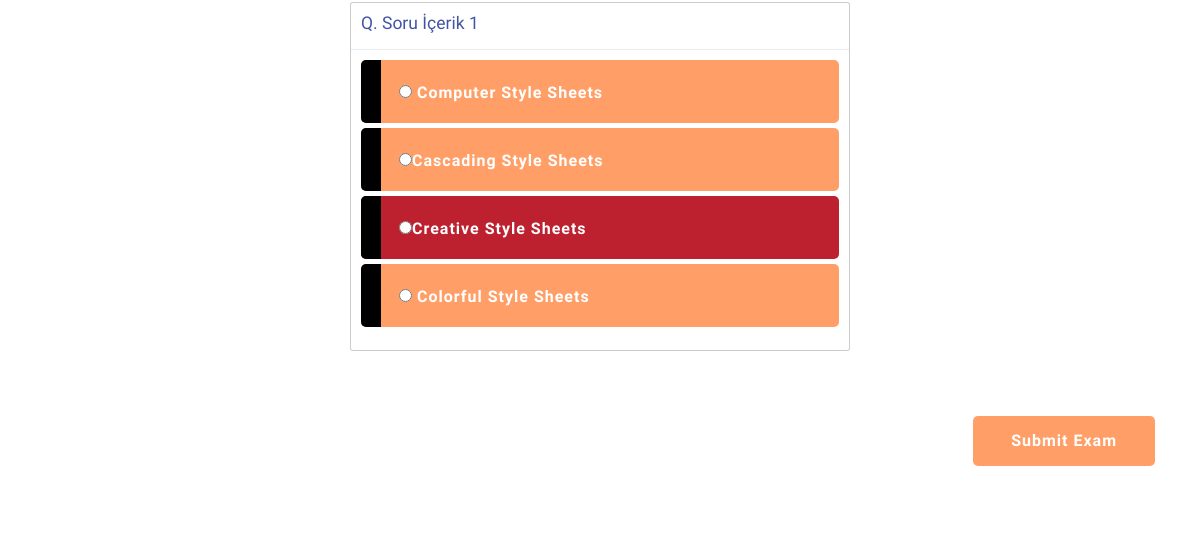
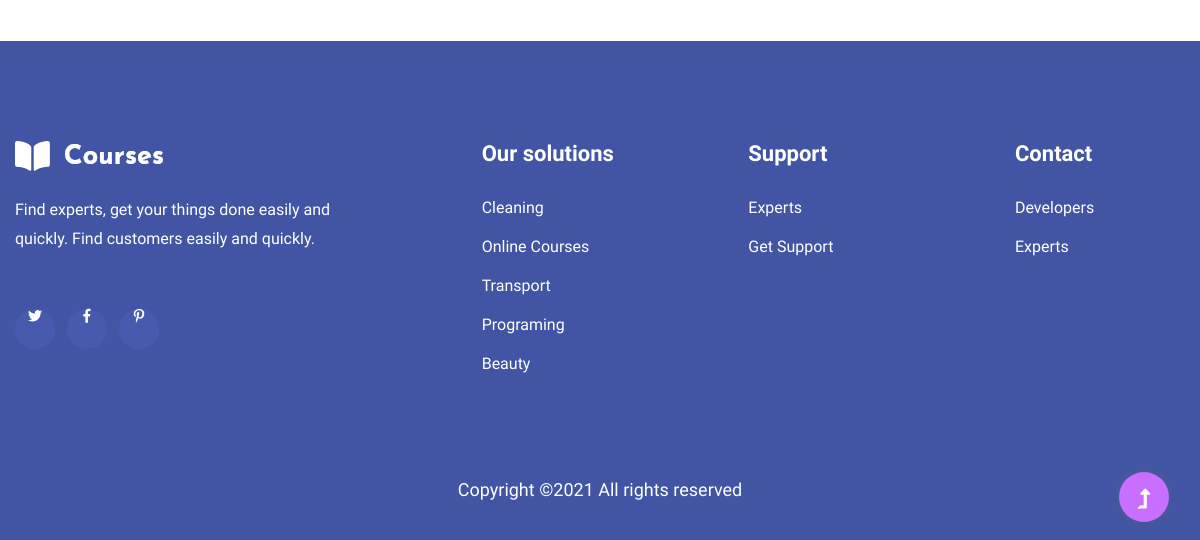
The page /question/ (lower part) on the database as committed earlier (2 pictures, top to bottom).
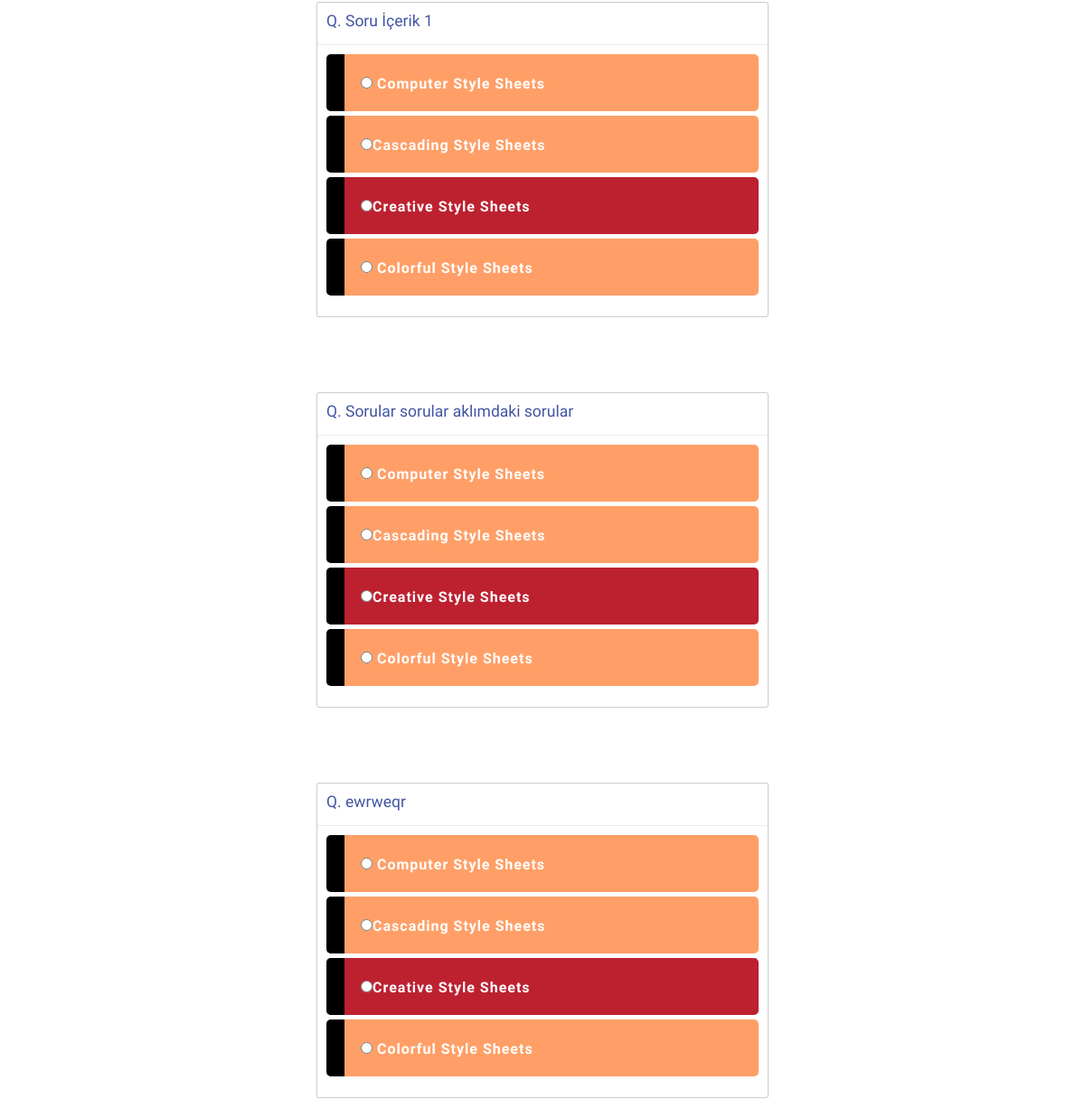
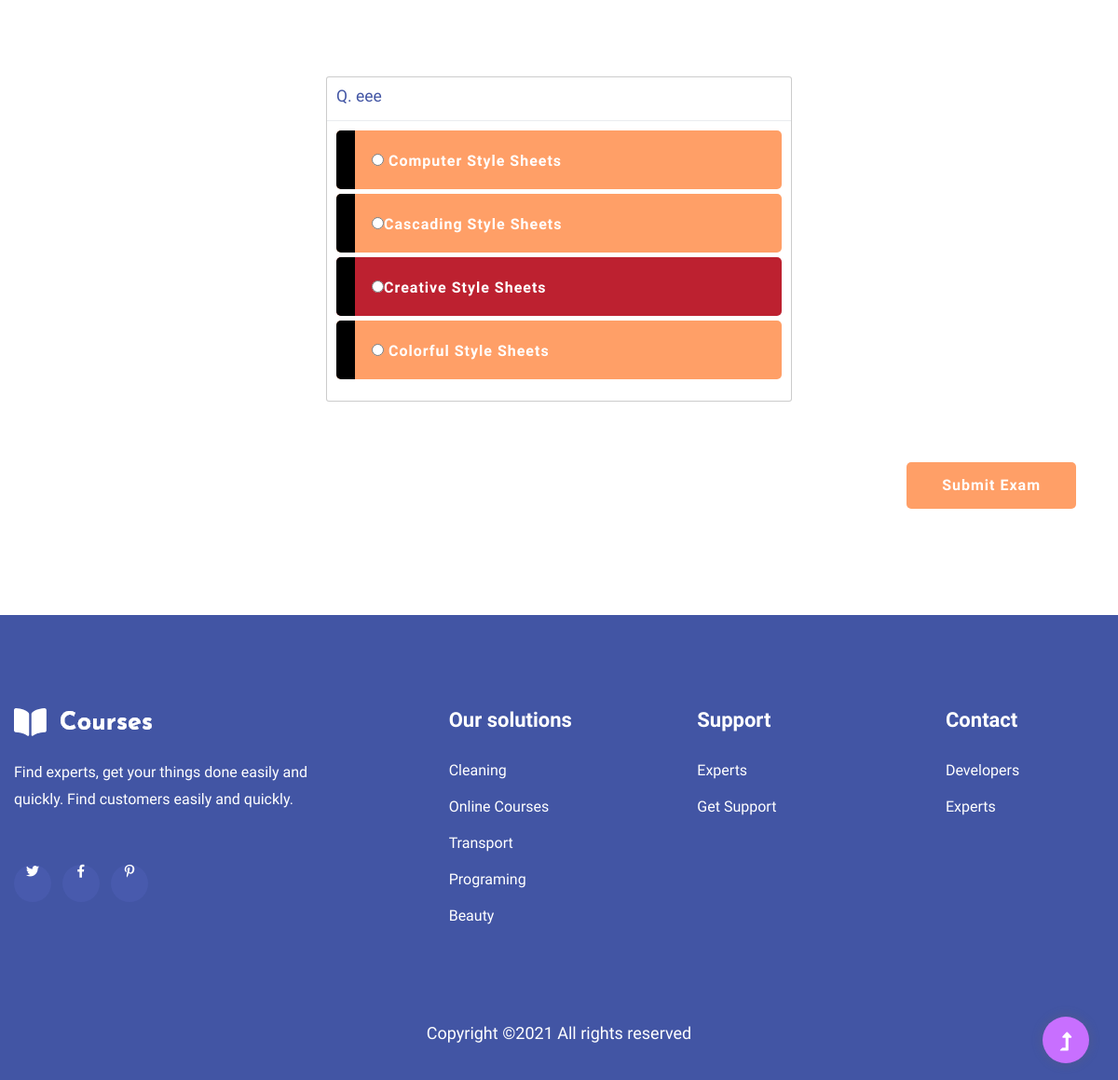
The same page on the database as committed later (2 pictures, top to bottom).
### question/models.py (models this page shows)
class Question(models.Model):
    id = CharField(max_length=20, primary_key=True, db_column='id')
    exam_id = ForeignKey(Exam,
                         default=None,
                         db_column='EXAMID',
                         on_delete=models.CASCADE)
    context = CharField(max_length=1000, default='', db_column='CONTEXT')
    choice1 = CharField(max_length=400, default='', db_column='CHOICE1')
    choice2 = CharField(max_length=400, default='', db_column='CHOICE2')
    choice3 = CharField(max_length=400, default='', db_column='CHOICE3')
    choice4 = CharField(max_length=400, default='', db_column='CHOICE4')
    correct = IntegerField(db_column='CORRECT',
                           default=1,
                           validators=[validate_choice])
    class Meta:
        db_table = "QUESTION"

### question/views.py (the view)
# urls.py: url(r'^question/', question_view),
def question_view(request):
    questions = ExamController('EXM2021020000').questions()
    return render(request, 'solvee.html', {'questions': questions})

### exam/controllers.py (called while the page is built)
    def questions(self):
        return self.questset

### templates/solvee.html (shortened to what the changed rows need)
{% extends 'base.html' %}
{% load static %}
{% block body %}
     <main>
           <div class="whole-wrap">
									<div class="container box_1170">
										<div class="section-top-border">
                                            <div class="wrapper">
                                                   <div class="container-fluid">
                                                       <form>
                                                           {% for question in questions %}
                                                           <div id ="duplicater">
                                                                <div class="modal-dialog">
                                                                <div class="modal-content">
                                                                    <div class="modal-header">
                                                                        <h3>Q. {{ question.context}}</h3>
                                                                    </div>
                                                                    <div class="modal-body">
                                                                        <div class="quiz" id="quiz" data-toggle="buttons">
                                                                            <label class="element-animation1 btn btn-lg btn-danger btn-block">
                                                                                <span class="btn-label"></span>
                                                                                <input type="radio" name="q_answer" value="1"> Computer Style Sheets
                                                                            </label>
                                                                            <label class="element-animation2 btn btn-lg btn-danger btn-block">
                                                                                <span class="btn-label"></span>
                                                                                <input type="radio" name="q_answer" value="2">Cascading Style Sheets
                                                                            </label>
                                                                            <label class="element-animation3 btn btn-lg btn-danger btn-block active">
                                                                                <span class="btn-label"></span>
                                                                                <input type="radio" name="q_answer" value="3">Creative Style Sheets
                                                                            </label>
                                                                            <label class="element-animation4 btn btn-lg btn-danger btn-block">
                                                                                <span class="btn-label"></span>
                                                                                <input type="radio" name="q_answer" value="4"> Colorful Style Sheets
                                                                            </label>
                                                                        </div>
                                                                    </div>
                                                                </div>
                                                                </div>
                                                           <br><br>
                                                           </div>
                                                           {% endfor %}
                                                           <br><br>
                                                       </form>
                                                   </div>
                                            </div>
										</div>
									</div>
								</div>
    </main>
{% endblock%}

Rows that differ between the two databases and show on the page:
added Question: context "Sorular sorular aklımdaki sorular"
added Question: context "ewrweqr"
added Question: context "eee"
